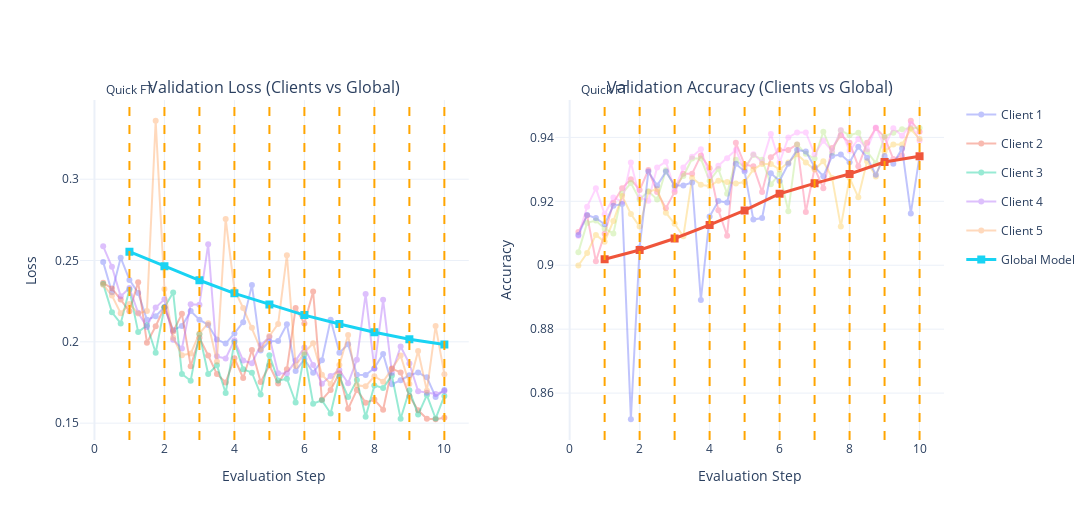

The cell this chart's notebook holds for it:
### Code cell
import plotly.graph_objects as go
from plotly.subplots import make_subplots

# -------------------------------------------------
# Create subplots
fig = make_subplots(
    rows=1, cols=2,
    subplot_titles=(
        "Validation Loss (Clients vs Global)",
        "Validation Accuracy (Clients vs Global)"
    )
)

# -------------------------------------------------
# Subplot 1: Validation Loss (Clients)
for client_id, metrics in logger.client_metrics.items():
    losses = metrics["loss"]
    steps = list([x / (client_epoch+1) for x in range(1, (client_epoch) * global_epoch + global_epoch+1)])

    fig.add_trace(
        go.Scatter(
            x=steps,
            y=losses,
            mode="lines+markers",
            name=f"Client {client_id + 1}",
            legendgroup=f"client{client_id + 1}",
            opacity=0.4
        ),
        row=1, col=1
    )

# Global model loss
global_losses = logger.global_metrics["loss"][::2]
global_steps = list(range(1, len(global_losses) + 1))

fig.add_trace(
    go.Scatter(
        x=global_steps,
        y=global_losses,
        mode="lines+markers",
        name="Global Model",
        legendgroup="global",
        marker=dict(symbol="square", size=8),
        line=dict(width=3)
    ),
    row=1, col=1
)

# -------------------------------------------------
# Subplot 2: Validation Accuracy (Clients)
for client_id, metrics in logger.client_metrics.items():
    accuracies = metrics["accuracy"]
    steps = list([x / (client_epoch+1) for x in range(1, (client_epoch) * global_epoch + global_epoch+1)])

    fig.add_trace(
        go.Scatter(
            x=steps,
            y=accuracies,
            mode="lines+markers",
            name=f"Client {client_id + 1}",
            legendgroup=f"client{client_id + 1}",
            showlegend=False,  # avoid duplicate legend
            opacity=0.4
        ),
        row=1, col=2
    )

# Global model accuracy
global_accs = logger.global_metrics["accuracy"][::2]
global_steps = list(range(1, len(global_accs) + 1))

fig.add_trace(
    go.Scatter(
        x=global_steps,
        y=global_accs,
        mode="lines+markers",
        name="Global Model",
        legendgroup="global",
        showlegend=False,
        marker=dict(symbol="square", size=8),
        line=dict(width=3)
    ),
    row=1, col=2
)

# -------------------------------------------------
# Axis labels
fig.update_xaxes(title_text="Evaluation Step", row=1, col=1)
fig.update_xaxes(title_text="Evaluation Step", row=1, col=2)
fig.update_yaxes(title_text="Loss", row=1, col=1)
fig.update_yaxes(title_text="Accuracy", row=1, col=2)

# -------------------------------------------------
# Layout
fig.update_layout(
    height=520,
    width=1200,
    template="plotly_white",
    hovermode="x unified"
)
for g in range(1, global_epoch + 1):
    x = (g * client_epoch) / client_epoch

    fig.add_vline(
        x=x,
        line=dict(color="orange", dash="dash"),
        annotation_text="Quick FT" if g == 1 else "",
        annotation_position="top"
    )

fig.show()

### Figure 1 — Plotly figure (JSON) as saved in the notebook; plotly's stock layout.template omitted (floating-point values rounded to 4 significant figures)
{"data": [{"legendgroup": "client1", "mode": "lines+markers", "name": "Client 1", "opacity": 0.4, "type": "scatter", "x": [0.25, 0.5, 0.75, 1, 1.25, 1.5, 1.75, 2, 2.25, 2.5, 2.75, 3, 3.25, 3.5, 3.75, 4, 4.25, 4.5, 4.75, 5, 5.25, 5.5, 5.75, 6, 6.25, 6.5, 6.75, 7, 7.25, 7.5, 7.75, 8, 8.25, 8.5, 8.75, 9, 9.25, 9.5, 9.75, 10], "xaxis": "x", "y": [0.249, 0.2305, 0.2517, 0.2381, 0.2301, 0.2135, 0.2157, 0.2213, 0.2072, 0.2097, 0.2189, 0.2136, 0.2103, 0.2015, 0.1989, 0.2051, 0.2121, 0.235, 0.1947, 0.2003, 0.2005, 0.2108, 0.182, 0.1894, 0.181, 0.1887, 0.2136, 0.1933, 0.1985, 0.1798, 0.1796, 0.1838, 0.1926, 0.174, 0.1763, 0.1795, 0.1811, 0.1782, 0.1661, 0.1704], "yaxis": "y"}, {"legendgroup": "client2", "mode": "lines+markers", "name": "Client 2", "opacity": 0.4, "type": "scatter", "x": [0.25, 0.5, 0.75, 1, 1.25, 1.5, 1.75, 2, 2.25, 2.5, 2.75, 3, 3.25, 3.5, 3.75, 4, 4.25, 4.5, 4.75, 5, 5.25, 5.5, 5.75, 6, 6.25, 6.5, 6.75, 7, 7.25, 7.5, 7.75, 8, 8.25, 8.5, 8.75, 9, 9.25, 9.5, 9.75, 10], "xaxis": "x", "y": [0.2363, 0.2329, 0.226, 0.2188, 0.2367, 0.1995, 0.2096, 0.2213, 0.2064, 0.2172, 0.185, 0.2025, 0.1916, 0.1802, 0.1751, 0.1899, 0.1778, 0.195, 0.1753, 0.1854, 0.1744, 0.1831, 0.2208, 0.2113, 0.231, 0.1643, 0.1704, 0.1807, 0.1588, 0.1704, 0.1626, 0.1645, 0.1583, 0.1835, 0.1812, 0.1667, 0.1579, 0.1527, 0.1524, 0.1533], "yaxis": "y"}, {"legendgroup": "client3", "mode": "lines+markers", "name": "Client 3", "opacity": 0.4, "type": "scatter", "x": [0.25, 0.5, 0.75, 1, 1.25, 1.5, 1.75, 2, 2.25, 2.5, 2.75, 3, 3.25, 3.5, 3.75, 4, 4.25, 4.5, 4.75, 5, 5.25, 5.5, 5.75, 6, 6.25, 6.5, 6.75, 7, 7.25, 7.5, 7.75, 8, 8.25, 8.5, 8.75, 9, 9.25, 9.5, 9.75, 10], "xaxis": "x", "y": [0.2356, 0.2182, 0.2113, 0.2321, 0.206, 0.2101, 0.1932, 0.2212, 0.2303, 0.1802, 0.1761, 0.2046, 0.1803, 0.1855, 0.1685, 0.1998, 0.1832, 0.181, 0.1676, 0.1918, 0.1762, 0.1774, 0.1627, 0.1922, 0.162, 0.1641, 0.156, 0.1786, 0.166, 0.1765, 0.1539, 0.1732, 0.1716, 0.1794, 0.1527, 0.1702, 0.1553, 0.1672, 0.1528, 0.1667], "yaxis": "y"}, {"legendgroup": "client4", "mode": "lines+markers", "name": "Client 4", "opacity": 0.4, "type": "scatter", "x": [0.25, 0.5, 0.75, 1, 1.25, 1.5, 1.75, 2, 2.25, 2.5, 2.75, 3, 3.25, 3.5, 3.75, 4, 4.25, 4.5, 4.75, 5, 5.25, 5.5, 5.75, 6, 6.25, 6.5, 6.75, 7, 7.25, 7.5, 7.75, 8, 8.25, 8.5, 8.75, 9, 9.25, 9.5, 9.75, 10], "xaxis": "x", "y": [0.2588, 0.2461, 0.228, 0.2331, 0.2179, 0.2092, 0.2211, 0.2261, 0.2013, 0.1959, 0.2231, 0.2228, 0.26, 0.1911, 0.1897, 0.201, 0.1885, 0.1868, 0.1978, 0.203, 0.1807, 0.1805, 0.1885, 0.1965, 0.1857, 0.1743, 0.179, 0.1826, 0.1745, 0.1889, 0.2294, 0.1834, 0.2258, 0.1811, 0.1971, 0.1866, 0.1697, 0.1687, 0.168, 0.1697], "yaxis": "y"}, {"legendgroup": "client5", "mode": "lines+markers", "name": "Client 5", "opacity": 0.4, "type": "scatter", "x": [0.25, 0.5, 0.75, 1, 1.25, 1.5, 1.75, 2, 2.25, 2.5, 2.75, 3, 3.25, 3.5, 3.75, 4, 4.25, 4.5, 4.75, 5, 5.25, 5.5, 5.75, 6, 6.25, 6.5, 6.75, 7, 7.25, 7.5, 7.75, 8, 8.25, 8.5, 8.75, 9, 9.25, 9.5, 9.75, 10], "xaxis": "x", "y": [0.2351, 0.2285, 0.2175, 0.2233, 0.2174, 0.2189, 0.3359, 0.2325, 0.2025, 0.1918, 0.1928, 0.2051, 0.2115, 0.1879, 0.2756, 0.2321, 0.2208, 0.2087, 0.1955, 0.2036, 0.211, 0.2533, 0.1851, 0.1934, 0.1991, 0.1797, 0.1741, 0.1857, 0.2042, 0.1732, 0.1726, 0.1788, 0.1755, 0.1834, 0.1916, 0.1741, 0.1943, 0.1699, 0.2097, 0.1801], "yaxis": "y"}, {"legendgroup": "global", "line": {"width": 3}, "marker": {"size": 8, "symbol": "square"}, "mode": "lines+markers", "name": "Global Model", "type": "scatter", "x": [1, 2, 3, 4, 5, 6, 7, 8, 9, 10], "xaxis": "x", "y": [0.2554, 0.2464, 0.2378, 0.2298, 0.2229, 0.2164, 0.211, 0.2059, 0.2016, 0.1984], "yaxis": "y"}, {"legendgroup": "client1", "mode": "lines+markers", "name": "Client 1", "opacity": 0.4, "showlegend": false, "type": "scatter", "x": [0.25, 0.5, 0.75, 1, 1.25, 1.5, 1.75, 2, 2.25, 2.5, 2.75, 3, 3.25, 3.5, 3.75, 4, 4.25, 4.5, 4.75, 5, 5.25, 5.5, 5.75, 6, 6.25, 6.5, 6.75, 7, 7.25, 7.5, 7.75, 8, 8.25, 8.5, 8.75, 9, 9.25, 9.5, 9.75, 10], "xaxis": "x2", "y": [0.9104, 0.9155, 0.9013, 0.9098, 0.9195, 0.9241, 0.9269, 0.9235, 0.9298, 0.9229, 0.9178, 0.9229, 0.9287, 0.9287, 0.9344, 0.9304, 0.9172, 0.9092, 0.9384, 0.9315, 0.9309, 0.9229, 0.9338, 0.9361, 0.9361, 0.9378, 0.9167, 0.9304, 0.9241, 0.9366, 0.9406, 0.9384, 0.9309, 0.9384, 0.9429, 0.9401, 0.9332, 0.9344, 0.9452, 0.9418], "yaxis": "y2"}, {"legendgroup": "client2", "mode": "lines+markers", "name": "Client 2", "opacity": 0.4, "showlegend": false, "type": "scatter", "x": [0.25, 0.5, 0.75, 1, 1.25, 1.5, 1.75, 2, 2.25, 2.5, 2.75, 3, 3.25, 3.5, 3.75, 4, 4.25, 4.5, 4.75, 5, 5.25, 5.5, 5.75, 6, 6.25, 6.5, 6.75, 7, 7.25, 7.5, 7.75, 8, 8.25, 8.5, 8.75, 9, 9.25, 9.5, 9.75, 10], "xaxis": "x2", "y": [0.9041, 0.9133, 0.914, 0.9114, 0.91, 0.9224, 0.9257, 0.9206, 0.9231, 0.9206, 0.9297, 0.9246, 0.9279, 0.9334, 0.9334, 0.9264, 0.9301, 0.9224, 0.933, 0.9305, 0.9345, 0.933, 0.9253, 0.9286, 0.9169, 0.9378, 0.9348, 0.9334, 0.9418, 0.9352, 0.9422, 0.9407, 0.9414, 0.9356, 0.9319, 0.9403, 0.9414, 0.9425, 0.9429, 0.9429], "yaxis": "y2"}, {"legendgroup": "client3", "mode": "lines+markers", "name": "Client 3", "opacity": 0.4, "showlegend": false, "type": "scatter", "x": [0.25, 0.5, 0.75, 1, 1.25, 1.5, 1.75, 2, 2.25, 2.5, 2.75, 3, 3.25, 3.5, 3.75, 4, 4.25, 4.5, 4.75, 5, 5.25, 5.5, 5.75, 6, 6.25, 6.5, 6.75, 7, 7.25, 7.5, 7.75, 8, 8.25, 8.5, 8.75, 9, 9.25, 9.5, 9.75, 10], "xaxis": "x2", "y": [0.9092, 0.9183, 0.9241, 0.916, 0.9212, 0.9199, 0.9322, 0.9212, 0.9201, 0.9306, 0.9324, 0.9238, 0.9306, 0.934, 0.9363, 0.928, 0.9311, 0.9335, 0.9361, 0.9298, 0.9348, 0.9322, 0.941, 0.9322, 0.94, 0.9415, 0.9415, 0.9348, 0.9389, 0.9358, 0.9423, 0.9358, 0.9395, 0.9363, 0.9431, 0.9371, 0.9428, 0.9405, 0.9442, 0.9389], "yaxis": "y2"}, {"legendgroup": "client4", "mode": "lines+markers", "name": "Client 4", "opacity": 0.4, "showlegend": false, "type": "scatter", "x": [0.25, 0.5, 0.75, 1, 1.25, 1.5, 1.75, 2, 2.25, 2.5, 2.75, 3, 3.25, 3.5, 3.75, 4, 4.25, 4.5, 4.75, 5, 5.25, 5.5, 5.75, 6, 6.25, 6.5, 6.75, 7, 7.25, 7.5, 7.75, 8, 8.25, 8.5, 8.75, 9, 9.25, 9.5, 9.75, 10], "xaxis": "x2", "y": [0.8999, 0.9038, 0.9095, 0.9073, 0.9138, 0.9217, 0.916, 0.9121, 0.923, 0.9238, 0.9164, 0.913, 0.9091, 0.9273, 0.9252, 0.9247, 0.9265, 0.926, 0.9256, 0.926, 0.9299, 0.9317, 0.9317, 0.9299, 0.9321, 0.9347, 0.9321, 0.9299, 0.9326, 0.9273, 0.9121, 0.9273, 0.9212, 0.9326, 0.9278, 0.9356, 0.9378, 0.9378, 0.9426, 0.9395], "yaxis": "y2"}, {"legendgroup": "client5", "mode": "lines+markers", "name": "Client 5", "opacity": 0.4, "showlegend": false, "type": "scatter", "x": [0.25, 0.5, 0.75, 1, 1.25, 1.5, 1.75, 2, 2.25, 2.5, 2.75, 3, 3.25, 3.5, 3.75, 4, 4.25, 4.5, 4.75, 5, 5.25, 5.5, 5.75, 6, 6.25, 6.5, 6.75, 7, 7.25, 7.5, 7.75, 8, 8.25, 8.5, 8.75, 9, 9.25, 9.5, 9.75, 10], "xaxis": "x2", "y": [0.9094, 0.9157, 0.9148, 0.9128, 0.9186, 0.9191, 0.8518, 0.9056, 0.9293, 0.9249, 0.9293, 0.9249, 0.9249, 0.9259, 0.8891, 0.9153, 0.9201, 0.9196, 0.9317, 0.9293, 0.9143, 0.9148, 0.9288, 0.9264, 0.9317, 0.9361, 0.9356, 0.9308, 0.9278, 0.9341, 0.9346, 0.9322, 0.937, 0.9337, 0.9283, 0.9341, 0.9317, 0.9366, 0.9162, 0.9341], "yaxis": "y2"}, {"legendgroup": "global", "line": {"width": 3}, "marker": {"size": 8, "symbol": "square"}, "mode": "lines+markers", "name": "Global Model", "showlegend": false, "type": "scatter", "x": [1, 2, 3, 4, 5, 6, 7, 8, 9, 10], "xaxis": "x2", "y": [0.9019, 0.9048, 0.9084, 0.9126, 0.9172, 0.9224, 0.9256, 0.9285, 0.9323, 0.9341], "yaxis": "y2"}], "layout": {"annotations": [{"font": {"size": 16}, "showarrow": false, "text": "Validation Loss (Clients vs Global)", "x": 0.225, "xanchor": "center", "xref": "paper", "y": 1, "yanchor": "bottom", "yref": "paper"}, {"font": {"size": 16}, "showarrow": false, "text": "Validation Accuracy (Clients vs Global)", "x": 0.775, "xanchor": "center", "xref": "paper", "y": 1, "yanchor": "bottom", "yref": "paper"}, {"showarrow": false, "text": "Quick FT", "x": 1, "xanchor": "center", "xref": "x", "y": 1, "yanchor": "bottom", "yref": "y domain"}, {"showarrow": false, "text": "Quick FT", "x": 1, "xanchor": "center", "xref": "x2", "y": 1, "yanchor": "bottom", "yref": "y2 domain"}, {"showarrow": false, "text": "", "x": 2, "xanchor": "center", "xref": "x", "y": 1, "yanchor": "bottom", "yref": "y domain"}, {"showarrow": false, "text": "", "x": 2, "xanchor": "center", "xref": "x2", "y": 1, "yanchor": "bottom", "yref": "y2 domain"}, {"showarrow": false, "text": "", "x": 3, "xanchor": "center", "xref": "x", "y": 1, "yanchor": "bottom", "yref": "y domain"}, {"showarrow": false, "text": "", "x": 3, "xanchor": "center", "xref": "x2", "y": 1, "yanchor": "bottom", "yref": "y2 domain"}, {"showarrow": false, "text": "", "x": 4, "xanchor": "center", "xref": "x", "y": 1, "yanchor": "bottom", "yref": "y domain"}, {"showarrow": false, "text": "", "x": 4, "xanchor": "center", "xref": "x2", "y": 1, "yanchor": "bottom", "yref": "y2 domain"}, {"showarrow": false, "text": "", "x": 5, "xanchor": "center", "xref": "x", "y": 1, "yanchor": "bottom", "yref": "y domain"}, {"showarrow": false, "text": "", "x": 5, "xanchor": "center", "xref": "x2", "y": 1, "yanchor": "bottom", "yref": "y2 domain"}, {"showarrow": false, "text": "", "x": 6, "xanchor": "center", "xref": "x", "y": 1, "yanchor": "bottom", "yref": "y domain"}, {"showarrow": false, "text": "", "x": 6, "xanchor": "center", "xref": "x2", "y": 1, "yanchor": "bottom", "yref": "y2 domain"}, {"showarrow": false, "text": "", "x": 7, "xanchor": "center", "xref": "x", "y": 1, "yanchor": "bottom", "yref": "y domain"}, {"showarrow": false, "text": "", "x": 7, "xanchor": "center", "xref": "x2", "y": 1, "yanchor": "bottom", "yref": "y2 domain"}, {"showarrow": false, "text": "", "x": 8, "xanchor": "center", "xref": "x", "y": 1, "yanchor": "bottom", "yref": "y domain"}, {"showarrow": false, "text": "", "x": 8, "xanchor": "center", "xref": "x2", "y": 1, "yanchor": "bottom", "yref": "y2 domain"}, {"showarrow": false, "text": "", "x": 9, "xanchor": "center", "xref": "x", "y": 1, "yanchor": "bottom", "yref": "y domain"}, {"showarrow": false, "text": "", "x": 9, "xanchor": "center", "xref": "x2", "y": 1, "yanchor": "bottom", "yref": "y2 domain"}, {"showarrow": false, "text": "", "x": 10, "xanchor": "center", "xref": "x", "y": 1, "yanchor": "bottom", "yref": "y domain"}, {"showarrow": false, "text": "", "x": 10, "xanchor": "center", "xref": "x2", "y": 1, "yanchor": "bottom", "yref": "y2 domain"}], "height": 520, "hovermode": "x unified", "shapes": [{"line": {"color": "orange", "dash": "dash"}, "type": "line", "x0": 1, "x1": 1, "xref": "x", "y0": 0, "y1": 1, "yref": "y domain"}, {"line": {"color": "orange", "dash": "dash"}, "type": "line", "x0": 1, "x1": 1, "xref": "x2", "y0": 0, "y1": 1, "yref": "y2 domain"}, {"line": {"color": "orange", "dash": "dash"}, "type": "line", "x0": 2, "x1": 2, "xref": "x", "y0": 0, "y1": 1, "yref": "y domain"}, {"line": {"color": "orange", "dash": "dash"}, "type": "line", "x0": 2, "x1": 2, "xref": "x2", "y0": 0, "y1": 1, "yref": "y2 domain"}, {"line": {"color": "orange", "dash": "dash"}, "type": "line", "x0": 3, "x1": 3, "xref": "x", "y0": 0, "y1": 1, "yref": "y domain"}, {"line": {"color": "orange", "dash": "dash"}, "type": "line", "x0": 3, "x1": 3, "xref": "x2", "y0": 0, "y1": 1, "yref": "y2 domain"}, {"line": {"color": "orange", "dash": "dash"}, "type": "line", "x0": 4, "x1": 4, "xref": "x", "y0": 0, "y1": 1, "yref": "y domain"}, {"line": {"color": "orange", "dash": "dash"}, "type": "line", "x0": 4, "x1": 4, "xref": "x2", "y0": 0, "y1": 1, "yref": "y2 domain"}, {"line": {"color": "orange", "dash": "dash"}, "type": "line", "x0": 5, "x1": 5, "xref": "x", "y0": 0, "y1": 1, "yref": "y domain"}, {"line": {"color": "orange", "dash": "dash"}, "type": "line", "x0": 5, "x1": 5, "xref": "x2", "y0": 0, "y1": 1, "yref": "y2 domain"}, {"line": {"color": "orange", "dash": "dash"}, "type": "line", "x0": 6, "x1": 6, "xref": "x", "y0": 0, "y1": 1, "yref": "y domain"}, {"line": {"color": "orange", "dash": "dash"}, "type": "line", "x0": 6, "x1": 6, "xref": "x2", "y0": 0, "y1": 1, "yref": "y2 domain"}, {"line": {"color": "orange", "dash": "dash"}, "type": "line", "x0": 7, "x1": 7, "xref": "x", "y0": 0, "y1": 1, "yref": "y domain"}, {"line": {"color": "orange", "dash": "dash"}, "type": "line", "x0": 7, "x1": 7, "xref": "x2", "y0": 0, "y1": 1, "yref": "y2 domain"}, {"line": {"color": "orange", "dash": "dash"}, "type": "line", "x0": 8, "x1": 8, "xref": "x", "y0": 0, "y1": 1, "yref": "y domain"}, {"line": {"color": "orange", "dash": "dash"}, "type": "line", "x0": 8, "x1": 8, "xref": "x2", "y0": 0, "y1": 1, "yref": "y2 domain"}, {"line": {"color": "orange", "dash": "dash"}, "type": "line", "x0": 9, "x1": 9, "xref": "x", "y0": 0, "y1": 1, "yref": "y domain"}, {"line": {"color": "orange", "dash": "dash"}, "type": "line", "x0": 9, "x1": 9, "xref": "x2", "y0": 0, "y1": 1, "yref": "y2 domain"}, {"line": {"color": "orange", "dash": "dash"}, "type": "line", "x0": 10, "x1": 10, "xref": "x", "y0": 0, "y1": 1, "yref": "y domain"}, {"line": {"color": "orange", "dash": "dash"}, "type": "line", "x0": 10, "x1": 10, "xref": "x2", "y0": 0, "y1": 1, "yref": "y2 domain"}], "width": 1200, "xaxis": {"anchor": "y", "domain": [0, 0.45], "title": {"text": "Evaluation Step"}}, "xaxis2": {"anchor": "y2", "domain": [0.55, 1], "title": {"text": "Evaluation Step"}}, "yaxis": {"anchor": "x", "domain": [0, 1], "title": {"text": "Loss"}}, "yaxis2": {"anchor": "x2", "domain": [0, 1], "title": {"text": "Accuracy"}}}}
